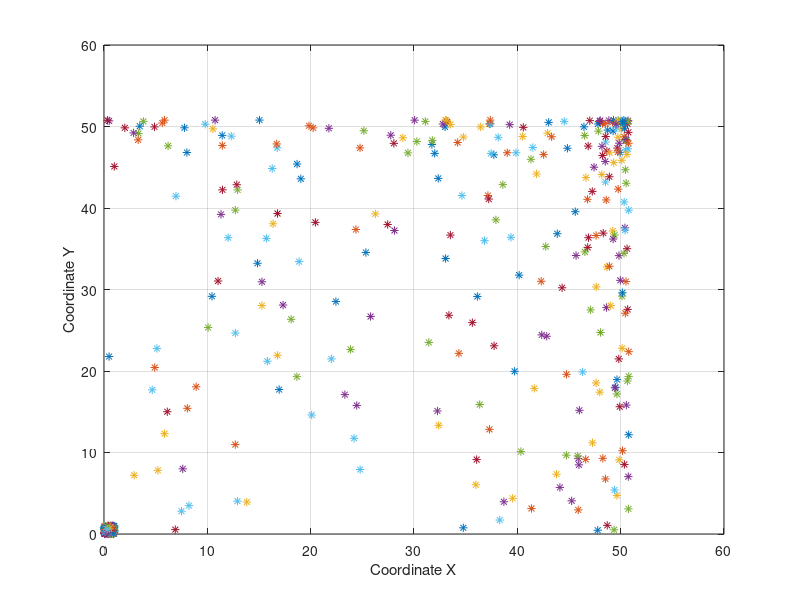

Write the MATLAB code that produced this figure. (Note: this script raises an error after producing the figure.)
clear all
close all
clc

x1 = rand(300,2)*1;
x2 = x1 + sin(x1).*cos(x1)*100;
X = [x1; x2];

figure(1)
grid on;
hold on;
box on;
xlabel('Coordinate X');
ylabel('Coordinate Y');

for i = 1 : size(X, 1)
    plot(X(i, 1), X(i, 2),'*');
end

minpts = 20;
epsln = 5;

[clust_num, core_points] = dbscan(X, epsln, minpts, 'Distance', 'euclidean');

figure(2)
gscatter(X(:,1),X(:,2),clust_num);

figure(2)
grid on;
hold on;
box on;
xlabel('Coordinate X');
ylabel('Coordinate Y');
gscatter(X(:,1),X(:,2),clust_num);